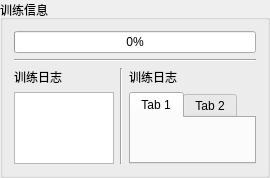
             <widget class="QGroupBox" name="groupBox_13">
              <property name="title">
               <string>训练信息</string>
              </property>
              <layout class="QVBoxLayout" name="verticalLayout_39">
               <item>
                <widget class="QProgressBar" name="trainProgressBar">
                 <property name="maximum">
                  <number>100</number>
                 </property>
                 <property name="value">
                  <number>0</number>
                 </property>
                </widget>
               </item>
               <item>
                <widget class="Line" name="line_24">
                 <property name="orientation">
                  <enum>Qt::Horizontal</enum>
                 </property>
                </widget>
               </item>
               <item>
                <layout class="QHBoxLayout" name="horizontalLayout_79">
                 <item>
                  <layout class="QVBoxLayout" name="verticalLayout_42">
                   <item>
                    <widget class="QLabel" name="label_69">
                     <property name="text">
                      <string>训练日志</string>
                     </property>
                    </widget>
                   </item>
                   <item>
                    <widget class="QTextBrowser" name="textBrowser">
                     <property name="sizeAdjustPolicy">
                      <enum>QAbstractScrollArea::AdjustToContents</enum>
                     </property>
                    </widget>
                   </item>
                  </layout>
                 </item>
                 <item>
                  <widget class="Line" name="line_25">
                   <property name="orientation">
                    <enum>Qt::Vertical</enum>
                   </property>
                  </widget>
                 </item>
                 <item>
                  <layout class="QVBoxLayout" name="verticalLayout_43">
                   <item>
                    <widget class="QLabel" name="label_70">
                     <property name="text">
                      <string>训练日志</string>
                     </property>
                    </widget>
                   </item>
                   <item>
                    <widget class="QTabWidget" name="tabWidget">
                     <property name="styleSheet">
                      <string notr="true">item{height:20px;}</string>
                     </property>
                     <property name="currentIndex">
                      <number>0</number>
                     </property>
                     <widget class="QWidget" name="tab">
                      <attribute name="title">
                       <string>Tab 1</string>
                      </attribute>
                     </widget>
                     <widget class="QWidget" name="tab_2">
                      <attribute name="title">
                       <string>Tab 2</string>
                      </attribute>
                     </widget>
                    </widget>
                   </item>
                  </layout>
                 </item>
                </layout>
               </item>
              </layout>
             </widget>
